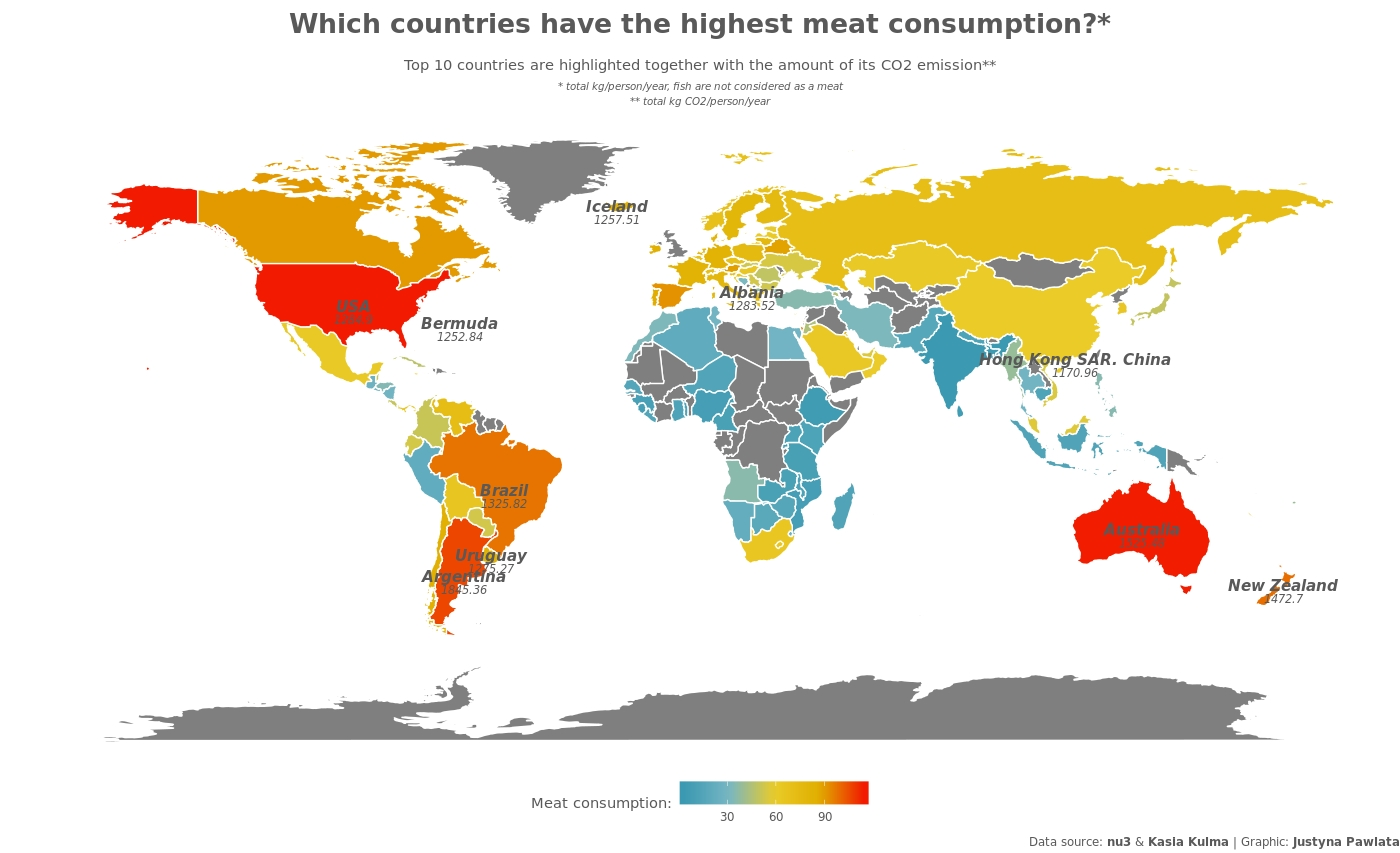

Reproduce this figure in R.
library(tidyverse)
require(maps)
library(wesanderson)
names(wes_palettes)


# Get the Data
food_consumption <- readr::read_csv('https://raw.githubusercontent.com/rfordatascience/tidytuesday/master/data/2020/2020-02-18/food_consumption.csv')
#Countries' centroids:
#https://developers.google.com/public-data/docs/canonical/countries_csv 
countries_centroids <- readr::read_csv('/home/justyna/Projects/Rscripts/TidyTuesday/2020/2020-02-18/countries_centroids.csv')
meat <- c('Pork', 'Poultry', 'Beef', 'Lamb & Goat')

centroids <- countries_centroids %>%
  rename(region = name, long_cen = longitude, lat_cen = latitude) %>%
  select(-c(country)) %>%
  arrange(region)

df <- food_consumption %>%
  drop_na() %>%
  group_by(country) %>%
  arrange(country) %>%
  filter(food_category %in% meat)

df_aggr <- aggregate(list(consumption = df$consumption, co2_emmission = df$co2_emmission), by = list(region = df$country) , FUN = sum)

world_map <- map_data("world")

meat_consumption_by_region <- left_join(world_map, df_aggr, by = "region")

centroids$region_new <- recode(centroids$region, `Congo [DRC]` = "Congo", 
                        `Hong Kong` = "Hong Kong SAR. China",
                       `Macedonia [FYROM]` = "Macedonia", 
                        `Myanmar [Burma]` = "Myanmar",
                        `Taiwan` = "Taiwan. ROC",
                        `United States` =  "USA")

centroids <- centroids %>% select(-c(region)) %>%
  rename(region = region_new) %>%
  left_join(df_aggr, by = "region") %>% drop_na()

centroids_top10 <- centroids 
centroids_top10 <- drop_na(centroids_top10) %>%
  arrange(desc(consumption)) %>%
  top_n(10)




# Plot

caption_text = expression(paste("Data source: ", bold("nu3"), " & ", bold("Kasia Kulma"), " | Graphic: ", bold("Justyna Pawlata")))
            
# Fonts
font_family = 'Verdana'

# Colors:
text_color = '#595959'
palette <- wes_palette("Zissou1", 100, type = "continuous")


plot <-ggplot() + 
  geom_polygon(data = meat_consumption_by_region, aes(x = long, y = lat, group = group)) +
  geom_polygon(data = meat_consumption_by_region, aes(x = long, y = lat, group = group, fill = consumption), colour = "white") + 
  scale_fill_gradientn(colours = palette) + 
  geom_text(data = centroids_top10, x = centroids_top10$long_cen, y = centroids_top10$lat_cen, label = centroids_top10$co2_emmission, vjust = 2, size = 3, fontface = "italic", color = text_color, family = "Verdana") + 
  geom_text(data = centroids_top10, x = centroids_top10$long_cen, y = centroids_top10$lat_cen, label = centroids_top10$region, size = 4, fontface = 4, color = text_color, family = "Verdana") +
  theme_void() + 
  theme(
    legend.position="bottom",
    legend.key.width = unit(1, "cm"),
    plot.title = element_text(hjust = 0.5, face = 'bold', size = 20, family = font_family, color = text_color, margin=margin(10,0,0,0)),
    plot.subtitle = element_text(hjust = 0.5, family = font_family, color = text_color, margin=margin(15,0,0,0)),
    plot.caption = element_text(hjust = 1, family = font_family, color = text_color, margin=margin(10,100, 0, 0)),
    legend.text = element_text(family = font_family, color = text_color),
    legend.title = element_text(family = font_family, color = text_color)
  ) +
  labs(
    title = 'Which countries have the highest meat consumption?*',
    subtitle = expression(atop("Top 10 countries are highlighted together with the amount of its CO2 emission**", atop(scriptstyle(italic("* total kg/person/year, fish are not considered as a meat")), scriptstyle(italic("** total kg CO2/person/year"))))),
    caption = caption_text,
    x = element_blank(),
    y = element_blank(),
    fill='Meat consumption:'
  )
plot
